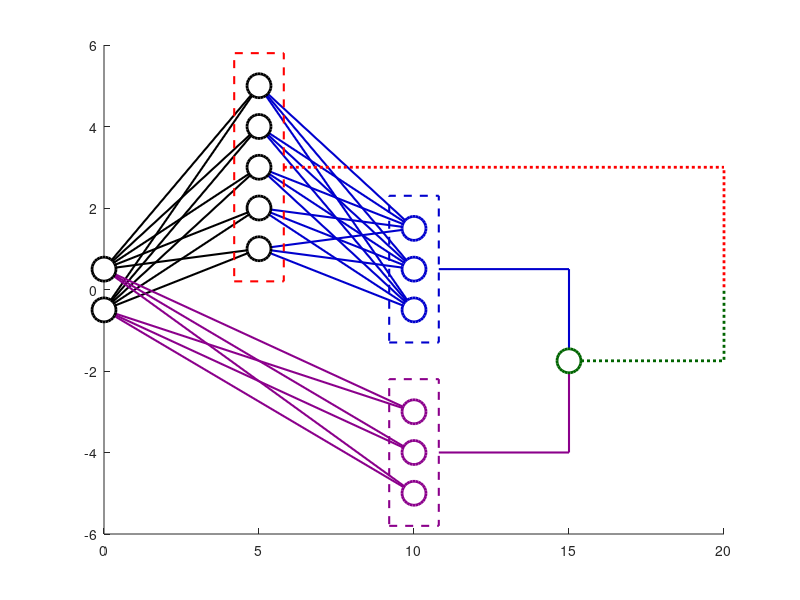

Write the MATLAB code that produced this figure. (Note: this script raises an error after producing the figure.)
% close all

N = [2 5 3 1];
gap = 5;
t = -2.5;
X = 0:gap:gap*length(N)-1;

gg = [0 100/255 0];
bb = [0 0 205/255];
rr = [1 0 0];
pp = [139/255 0 139/255];

figure('Units','centimeter','Position',[10 10 27 15])
hold on

d1 = 3;
i = 1;
for j = 1 : N(i)
    for k = 1 : N(i + 1)
        plot([X(i) X(i + 1)], [(max(N) - N(i)) / 2 + j - d1 (max(N) - N(i + 1)) / 2 + k], 'color', 'k', 'LineWidth', 1.5)
    end
end

%% magenta
d2 = 7;
for j = 1 : N(i)
    for k = 1 : N(i + 2)
        plot([X(i) X(i + 2)], [(max(N) - N(i)) / 2 + j - d1 (max(N) - N(i + 2)) / 2 + k - d2], 'color', pp, 'LineWidth', 1.5)
    end
end
scatter(X(i + 2) * ones(1, N(i + 2)), (max(N) - N(i + 2)) / 2 + (1 : N(i + 2)) - d2, 300, pp, 'LineWidth', 2, 'MarkerFaceColor', 'w')
scatter(X(i) * ones(1, N(i)), (max(N) - N(i)) / 2 - d1 + (1 : N(i)), 300, 'k', 'LineWidth', 2, 'MarkerFaceColor', 'w')

%% blue
i = 2;
for j = 1 : N(i)
    for k = 1 : N(i + 1)
        plot([X(i) X(i + 1)], [(max(N) - N(i)) / 2 + j (max(N) - N(i + 1)) / 2 + k + t], 'color', bb, 'LineWidth', 1.5)
    end
end

i = 3;
% for j = 1 : N(i)
%     for k = 1 : N(i + 1)
%         plot([X(i) X(i + 1)], [(max(N) - N(i)) / 2 + j + t (max(N) - N(i + 1)) / 2 + k], 'color', gg, 'LineWidth', 1)
%     end
% end

scatter(X(i) * ones(1, N(i)), (max(N) - N(i)) / 2 + t + (1 : N(i)), 300, bb, 'LineWidth', 2, 'MarkerFaceColor', 'w')

%% yellow
i = 2;
% for j = 1 : N(i)
%     for k = 1 : N(i + 2)
%         plot([X(i) X(i + 2)], [(max(N) - N(i)) / 2 + j (max(N) - N(i + 2)) / 2 + k], 'color', rr, 'LineWidth', 1)
%     end
% end

scatter(X(i) * ones(1, N(i)), (max(N) - N(i)) / 2 + 1 : (max(N) - N(i)) / 2 + N(i), 300, 'k', 'LineWidth', 2, 'MarkerFaceColor', 'w')

%% line
d4 = 0.8;
plot(X(i) + [-d4 d4 d4 -d4 -d4], (max(N) - N(i)) / 2 + [1-d4 1-d4 N(i) + d4 N(i) + d4 1-d4], 'Color', rr, 'LineWidth', 1.5, 'LineStyle', '--')
plot(X(i) + [d4 3 * gap 3 * gap], (max(N) + 1) / 2 + [0 0 -d1], 'color', rr, 'LineWidth', 2, 'LineStyle', ':')
i = 3;
plot(X(i) + [-d4 d4 d4 -d4 -d4], (max(N) - N(i)) / 2 + t + [1-d4 1-d4 N(i) + d4 N(i) + d4 1-d4], 'color', bb, 'LineWidth', 1.5, 'LineStyle', '--')
plot(X(i) + [-d4 d4 d4 -d4 -d4], (max(N) - N(i)) / 2 - d2 + [1-d4 1-d4 N(i) + d4 N(i) + d4 1-d4], 'color', pp, 'LineWidth', 1.5, 'LineStyle', '--')
plot(X(i) + [d4 gap gap], max(N) / 2 + t + 0.5 + [0 0 (- t - d2) / 2], 'color', bb, 'LineWidth', 1.5)
plot(X(i) + [d4 gap gap], max(N) / 2 - d2 + 0.5 + [0 0 (t + d2) / 2], 'color', pp, 'LineWidth', 1.5)
plot(X(i) + gap + [0 gap gap], (max(N) + 1) / 2 + [(t - d2) / 2, (t - d2) / 2, -d1], 'color', gg, 'LineWidth', 2, 'LineStyle', ':')
scatter(X(i + 1), (max(N) + 1) / 2 + (t - d2) / 2, 300, gg, 'LineWidth', 2, 'MarkerFaceColor', 'w')
d3 = 0.2;
text(X(i + 1) - 0.36, max(N) / 2 + 0.5 + (t - d2) / 2 + 0.12, '\times', 'Color', gg,'FontSize', 25, FontWeight='bold')
scatter(X(end) + gap, (max(N) + 1) / 2 - d1, 300, 'k', 'LineWidth', 1.5, 'MarkerFaceColor', 'w')

%% text
text(6, 5, '$\phi(x)$', Interpreter = 'latex', Color = rr, FontSize = 15)
text(11, 1, '$\tilde{\psi}(x)$', Interpreter = 'latex', Color = bb, FontSize = 15)
text(11, -4.5, '$G(x)$', Interpreter = 'latex', Color = pp, FontSize = 15)
text(13.6, -1.7, '$\psi(x)$', Interpreter = 'latex', Color = gg, FontSize = 15)
text(2, 3.2, '$W^{(0)}$', Interpreter = 'latex', Color = [0 0 0], FontSize = 15, FontWeight='bold')
text(4.33, 5.4, '$b^{(0)}$', Interpreter = 'latex', Color = [0 0 0], FontSize = 15, FontWeight='bold')
text(7.5, 3.5, '$W^{(1)}$', Interpreter = 'latex', Color = bb, FontSize = 15, FontWeight='bold')
text(10.1, 1.95, '$b^{(1)}$', Interpreter = 'latex', Color = bb, FontSize = 15, FontWeight='bold')
text(18, 3.4, '$w^{(0)}$', Interpreter = 'latex', Color = rr, FontSize = 15, FontWeight='bold')
text(18, -1.4, '$w^{(1)}$', Interpreter = 'latex', Color = gg, FontSize = 15, FontWeight='bold')
text(8.6, -2.34, '$h_1$', Interpreter = 'latex', Color = pp, FontSize = 15, FontWeight='bold')
text(8.6, -3.22, '$h_2$', Interpreter = 'latex', Color = pp, FontSize = 15, FontWeight='bold')
text(8.6, -4.1, '$h_3$', Interpreter = 'latex', Color = pp, FontSize = 15, FontWeight='bold')

% hold off
axis off
axis equal
